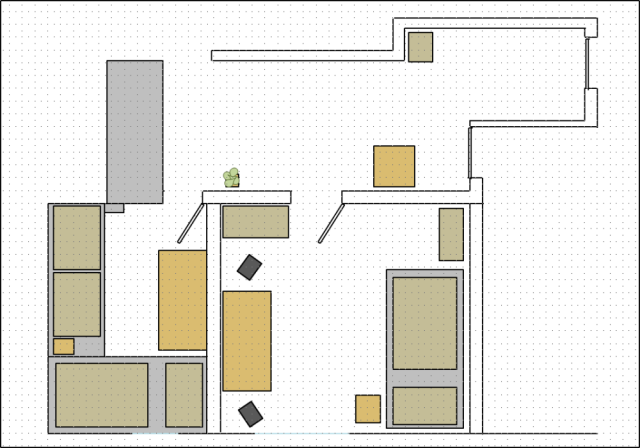
#> input picture project02/flatPic01.PNG, 640 x 448 px
$ python mapping.py   (older library calls are emulated)
#> lines starting #> are read from the running program, lines starting #| are printed output that depends on the picture
import numpy as np
import matplotlib.pyplot as plt
from scipy.misc import imread


img = imread('flatPic01.PNG')
#> img is the input picture: shape (448, 640, 4); mean R, G, B, A 232.2, 230.4, 224, 255


# store coordinates
x_pts = []
y_pts = []
# create graph
fig, ax = plt.subplots()
line,   = ax.plot(x_pts, y_pts, marker='o')

def onpick(event):
    # take coordinates from event handle
    x_i, y_i = event.x, event.y
    # tranform from display data to coordinates
    x, y = ax.transData.inverted().transform([x_i, y_i])
    # store in coordinates
    x_pts.append(x)
    y_pts.append(y)
    # draw point
    line.set_xdata(x_pts)
    line.set_ydata(y_pts)
    # update plot
    fig.canvas.draw()

fig.canvas.mpl_connect('button_press_event', onpick)
plt.imshow(img,alpha=0.5)
plt.show()
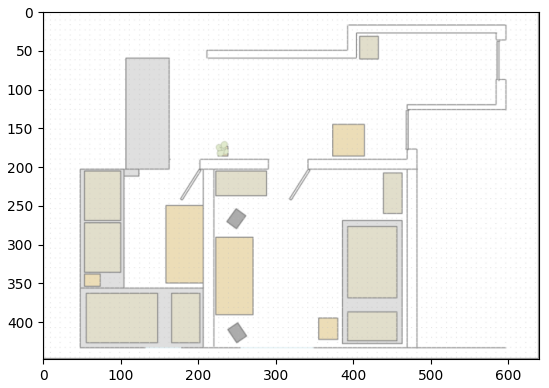
#> figure drawn by matplotlib, 1 panel

$ run again, with project02/templateFlat.jpg saved as project02/flatPic01.PNG
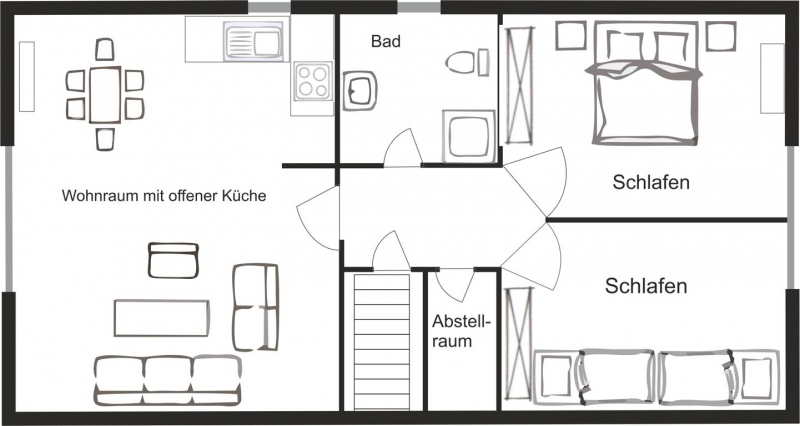
#> input picture project02/templateFlat.jpg, 800 x 426 px
#> img is the input picture: shape (426, 800, 3); mean R, G, B 223.4, 223.1, 222.8
#> `plt.show()`:
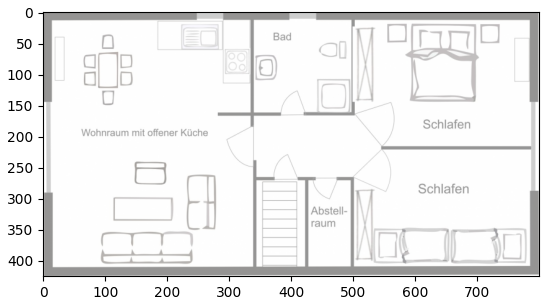
#> figure drawn by matplotlib, 1 panel
